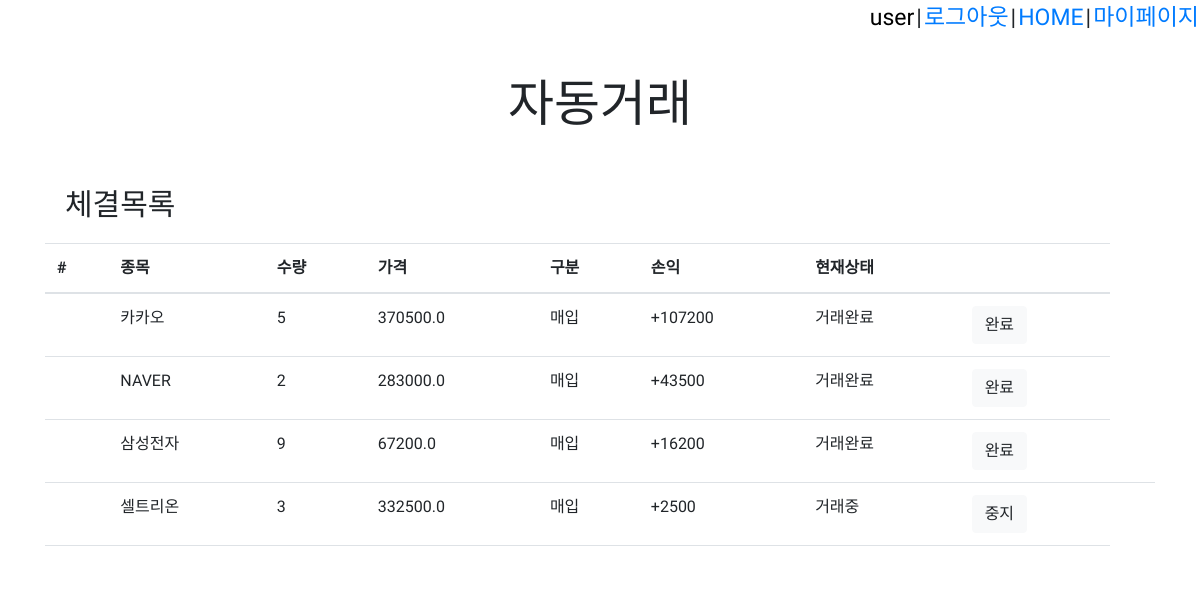
The page /trading_home/ (signed in) on the database its author committed.
### accounts/models.py (models this page shows)
class User(AbstractBaseUser,PermissionsMixin):
    username = models.CharField(
        max_length=20,
        unique=True,
        null=False,
        primary_key=True,
    )
    name = models.CharField(
        max_length=20,
        null=False,
    )
    account = models.FloatField(
        default=0
    )
    before_account = models.FloatField(
        default=0
    )
    total_profit = models.FloatField(
        default=0
    )
    profit_percent= models.FloatField(
        default=0
    )
    date = models.DateTimeField(
        auto_now_add=True,
    )
    is_active = models.BooleanField(default=True)
    is_admin = models.BooleanField(default=True)
    is_superuser = models.BooleanField(default=True)
    is_staff = models.BooleanField(default=True)
    USERNAME_FIELD = 'username'
    REQUIRED_FIELDS = ['name','account','date']
    object = UserManager()

### ergate/models.py (models this page shows, shortened)
class Autoset(models.Model):
    auto_num = models.AutoField(primary_key=True)
    uname = models.ForeignKey(User, models.DO_NOTHING, db_column='uname', blank=True, null=True)
    s_num = models.ForeignKey(Stockitem, models.DO_NOTHING, db_column='s_num', blank=True, null=True)
    sname = models.CharField(max_length=45, blank=True, null=True)
    set_money = models.FloatField(blank=True, null=True)
    today = models.FloatField(blank=True, null=True)
    input = models.FloatField(blank=True, null=True)
    output = models.FloatField(blank=True, null=True)
    profit = models.FloatField(blank=True, null=True)
    count = models.IntegerField(blank=True, null=True)
    start_date = models.CharField(max_length=45, blank=True, null=True)
    end_date = models.CharField(max_length=45, blank=True, null=True)

### ergate/views.py (the view)
# urls.py: path('trading_home/', ergate.views.trading_home, name="trading_home"),
def trading_home(request):
    mylists=Autoset.objects.filter(uname = request.user)
    return render(request,'trading_home.html',{'mylists':mylists})

### templates/trading_home.html (shortened to what this page needs)
<!DOCTYPE html>
<html>
<head>
<link rel="stylesheet" href="https://stackpath.bootstrapcdn.com/bootstrap/4.5.0/css/bootstrap.min.css">
</head>
<body>
    {% block content %}
    <table class="topmenu">
        <tr>
            {% if user.is_authenticated %}
            <td>
                <a href="#" style="color:black;">{{ user.username }}  </a>
            <td>|</td>
            <td><a href="{% url 'logout' %}">로그아웃</a></td>
            <td>|</td>
            <td><a href="{% url 'home' %}">HOME</a></td>
            <td>|</td>
            <td><a href="{% url 'mypage' %}">마이페이지</a></td>
            {% else %}
            <td><a href="{% url 'home' %}">HOME</a></td>
            <td>|</td>
            <td><a href="{% url 'login' %}">로그인</a></td>
            <td>|</td>
            <td><a href="{% url 'signup' %}">회원가입</a></td>
            {% endif %}
        </tr>
    </table>
    {% endblock %}
    <header style="margin-bottom: 30px;margin-top: 30px;">자동거래</header>
    <div class="container">
        <div class="row">
            <div class="col">
                <p style="font-size: 30px; margin-left: 20px; margin-top: 10px;"> 체결목록</p>
            </div>
        </div>
        <div class="row">
            <div class="col">
                <table class="table">
                    <thead>
                      <tr>
                        <th scope="col">#</th>
                        <th scope="col">종목</th>
                        <th scope="col">수량</th>
                        <th scope="col">가격</th>
                        <th scope="col">구분</th>
                        <th scope="col">손익</th>
                        <th scope="col">현재상태</th>
                        <th scope="col"></th>
                      </tr>
                    </thead>
                    <tbody>
                      {% for mylist in mylists %}
                      <tr>
                        <form action="{% url 'trading_end' %}" method="post">
                        <th scope="row"> </th>
                        <td>{{mylist.sname}}</td>
                        <td>{{mylist.count}}</td>
                        <td>{{mylist.today}}</td>
                        <td>매입</td>
                        <td>
                          </td>
                        {% if mylist.end_date == null %}
                          <td>거래중</td>
                          <td><button type="submit"  name="submit" class="btn btn-light">중지</button></td>
                          <td><input type="hidden" name="mylist" value="{{mylist.auto_num}}" /></td>
                        {% else %}
                          <td>거래완료</td>
                          <td><button type="button" class="btn btn-light">완료</button></td>
                        {% endif %}
                          </form>
                      </tr>
                      {% endfor %}
                         <td colspan="8">
                         </td>
                    </tbody>
                </table>
            </div>
        </div>
    </div>
</body>
</html>

### templates/trading_home.html (style rules this page uses)
header { text-align:center; font-family: 'Jua', sans-serif; font-size:50px; }
a { text-decoration: none; }
.topmenu { margin-left: auto; margin-right: 0px; font-family: 'Jua', sans-serif; font-size: 23px; }
.container { font-family: 'Jua', sans-serif; }

### rows shown on the page
User: username "user"
Autoset: sname "카카오", count "5", today "370500.0", end_date "거래완료"
Autoset: sname "NAVER", count "2", today "283000.0", end_date "거래완료"
Autoset: sname "삼성전자", count "9", today "67200.0", end_date "거래완료"
Autoset: sname "셀트리온", count "3", today "332500.0"
